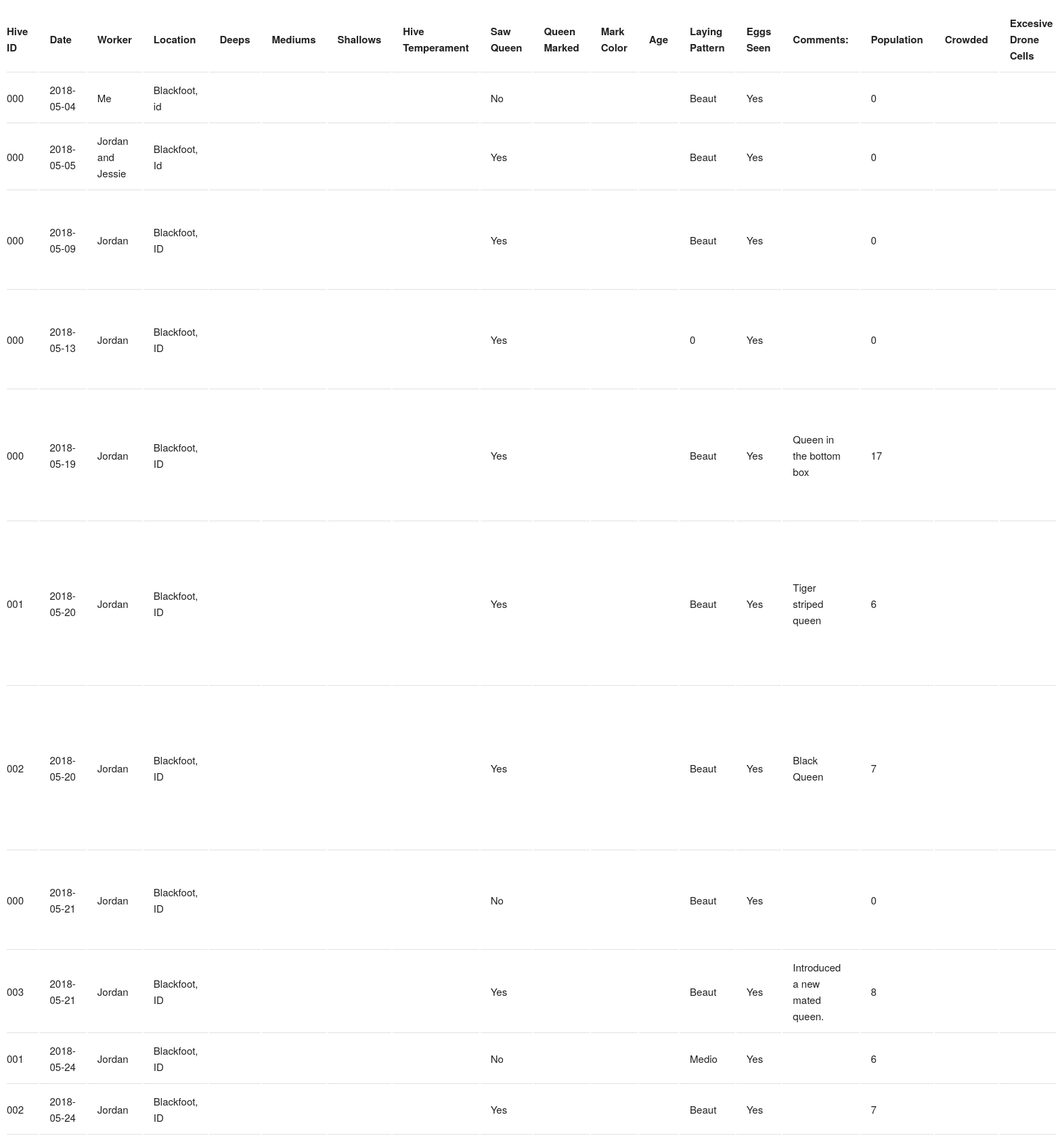
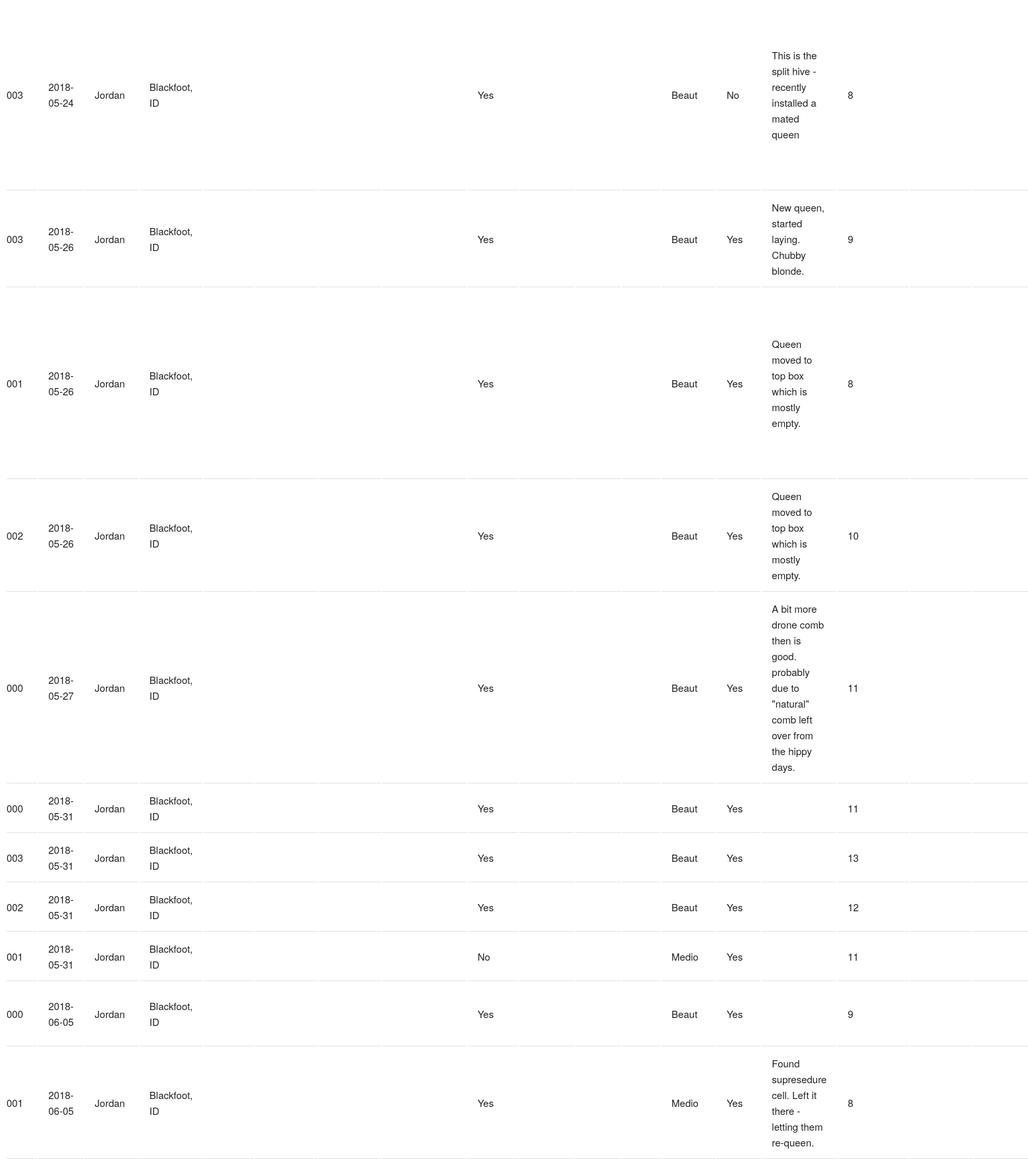
Page /display_beeple.php (upper part) on the committed database (2 pictures, top to bottom).
### tables this page shows
CREATE TABLE `beeple_table` (
  `ID` int(11) NOT NULL,
  `HiveID` varchar(255) NOT NULL,
  `Date` date NOT NULL,
  `Worker` varchar(255) NOT NULL,
  `Loc` varchar(255) NOT NULL,
  `QueenSeen` varchar(11) NOT NULL,
  `LayingPattern` varchar(11) NOT NULL,
  `NumbBroodFrames` tinyint(4) NOT NULL,
  `EggsSeen` varchar(11) NOT NULL,
  `EggComments` mediumtext NOT NULL,
  `Population` tinyint(11) NOT NULL,
  `HoneyStores` varchar(11) NOT NULL,
  `PollenStores` varchar(11) NOT NULL,
  `MiteCheck` varchar(11) NOT NULL,
  `SamplingMethod` varchar(11) NOT NULL,
  `MiteCount` int(11) NOT NULL,
  `MiteTreat` varchar(11) NOT NULL,
  `MiteTreatType` varchar(255) NOT NULL,
  `MiteTreatOtherText` text NOT NULL,
  `TreatRemoveDate` date NOT NULL,
  `OtherProbs` varchar(255) NOT NULL,
  `OtherProbOtherText` text NOT NULL,
  `OtherProbTreat` text NOT NULL,
  `OtherProbComments` text NOT NULL,
  `Dead` varchar(11) NOT NULL,
  `DeadComments` text NOT NULL,
  `GenComments` longtext NOT NULL
);

### functions_beeple.php (the view, shortened to what this page needs)
<?php
if ( ! function_exists( '_e' ) ) {
    function _e($string) {
        echo htmlentities($string, ENT_QUOTES | ENT_HTML5, 'UTF-8');
    }
}

### display_beeple.php (shortened to what this page needs)
<!DOCTYPE html>
<html lang="en">
    <head>
        <link rel="stylesheet" href="style.css">
    </head>
    <body>
        <?php
        $mysql = new mysqli(DB_HOST, DB_USER, DB_PASS, DB_NAME);
        $resource = $mysql->query("SELECT * FROM beeple_table");
        while($row = $resource->fetch_object()) {
        	$results[] = $row;
        }
        ?>
        <table>
            <thead>
                <tr>
                    <th>Hive ID</th>
                    <th>Date</th>
                    <th>Worker</th>
                    <th>Location</th>
                    <th>Deeps</th>
                    <th>Mediums</th>
                    <th>Shallows</th>
                    <th>Hive Temperament</th>
                    <th>Saw Queen</th>
                    <th>Queen Marked</th>
                    <th>Mark Color</th>
                    <th>Age</th>
                    <th>Laying Pattern</th>
                    <th>Eggs Seen</th>
                    <th>Comments:</th>
                    <th>Population</th>
                    <th>Crowded</th>
                    <th>Excesive Drone Cells</th>
                </tr>
            </thead>
            <tbody>
                <?php foreach ( $results as $result ) : ?>
                    <tr>
                        <td><?php _e($result->HiveID); ?></td>
                        <td><?php _e($result->Date); ?></td>
                        <td><?php _e($result->Worker); ?></td>
                        <td><?php _e($result->Loc); ?></td>
                        <td><?php _e($result->NumOfDeeps); ?></td>
                        <td><?php _e($result->NumOfMediums); ?></td>
                        <td><?php _e($result->NumOfShallows); ?></td>
                        <td><?php _e($result->Temperament); ?></td>
                        <td><?php _e($result->QueenSeen); ?></td>
                        <td><?php _e($result->QueenMarked); ?></td>
                        <td><?php _e($result->QueenColor); ?></td>
                        <td><?php _e($result->QueenAge); ?></td>
                        <td><?php _e($result->LayingPattern); ?></td>
                        <td><?php _e($result->EggsSeen); ?></td>
                        <td><?php _e($result->EggComments); ?></td>
                        <td><?php _e($result->Population); ?></td>
                        <td><?php _e($result->Crowded); ?></td>
                        <td><?php _e($result->ExcesiveDrone); ?></td>
                    </tr>
                <?php endforeach; ?>
            </tbody>
        </table>
    </body>
</html>

### style.css (style rules this page uses)
html { font-size: 62.5%; }
body { font-size: 1.5em; line-height: 1.6; font-weight: 400; font-family: "Raleway", "HelveticaNeue", "Helvetica Neue", Helvetica, Arial, sans-serif; color: #222; }
th, td { padding: 12px 15px; text-align: left; border-bottom: 1px solid #E1E1E1; }
th:first-child, td:first-child { padding-left: 0; }
pre, blockquote, dl, figure, table, p, ul, ol, form { margin-bottom: 2.5rem; }

### rows in the picture
beeple_table: HiveID "000 2018-05-04 Me Blackfoot, id No Beaut Yes 0"
beeple_table: HiveID "000 2018-05-05 Jordan and Jessie Blackfoot, Id Yes Beaut Yes 0"
beeple_table: HiveID "000 2018-05-09 Jordan Blackfoot, ID Yes Beaut Yes 0"
beeple_table: HiveID "000 2018-05-13 Jordan Blackfoot, ID Yes 0 Yes 0"
beeple_table: HiveID "000 2018-05-19 Jordan Blackfoot, ID Yes Beaut Yes Queen in the bottom box 17"
beeple_table: HiveID "001 2018-05-20 Jordan Blackfoot, ID Yes Beaut Yes Tiger striped queen 6"
beeple_table: HiveID "002 2018-05-20 Jordan Blackfoot, ID Yes Beaut Yes Black Queen 7"
beeple_table: HiveID "000 2018-05-21 Jordan Blackfoot, ID No Beaut Yes 0"
beeple_table: HiveID "003 2018-05-21 Jordan Blackfoot, ID Yes Beaut Yes Introduced a new mated queen. 8"
beeple_table: HiveID "001 2018-05-24 Jordan Blackfoot, ID No Medio Yes 6"
beeple_table: HiveID "002 2018-05-24 Jordan Blackfoot, ID Yes Beaut Yes 7"
beeple_table: HiveID "003 2018-05-24 Jordan Blackfoot, ID Yes Beaut No This is the split hive - recently installed a mated queen 8"
beeple_table: HiveID "003 2018-05-26 Jordan Blackfoot, ID Yes Beaut Yes New queen, started laying. Chubby blonde. 9"
beeple_table: HiveID "001 2018-05-26 Jordan Blackfoot, ID Yes Beaut Yes Queen moved to top box which is mostly empty. 8"
beeple_table: HiveID "002 2018-05-26 Jordan Blackfoot, ID Yes Beaut Yes Queen moved to top box which is mostly empty. 10"
beeple_table: HiveID "000 2018-05-27 Jordan Blackfoot, ID Yes Beaut Yes A bit more drone comb then is good. probably due to \"natural\" comb left over from the hippy days. 11"
beeple_table: HiveID "000 2018-05-31 Jordan Blackfoot, ID Yes Beaut Yes 11"
beeple_table: HiveID "003 2018-05-31 Jordan Blackfoot, ID Yes Beaut Yes 13"
beeple_table: HiveID "002 2018-05-31 Jordan Blackfoot, ID Yes Beaut Yes 12"
beeple_table: HiveID "001 2018-05-31 Jordan Blackfoot, ID No Medio Yes 11"
beeple_table: HiveID "000 2018-06-05 Jordan Blackfoot, ID Yes Beaut Yes 9"
beeple_table: HiveID "001 2018-06-05 Jordan Blackfoot, ID Yes Medio Yes Found supresedure cell. Left it there - letting them re-queen. 8"
